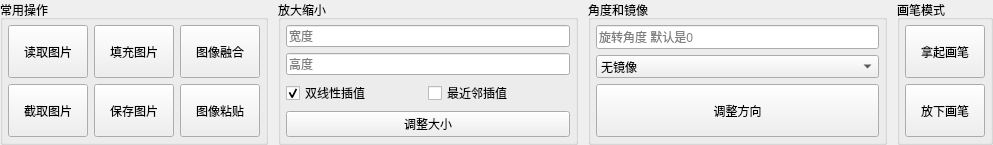
             <widget class="QWidget" name="scrollAreaWidgetContents">
              <property name="geometry">
               <rect>
                <x>0</x>
                <y>0</y>
                <width>993</width>
                <height>121</height>
               </rect>
              </property>
              <layout class="QHBoxLayout" name="horizontalLayout_12">
               <property name="spacing">
                <number>10</number>
               </property>
               <property name="leftMargin">
                <number>0</number>
               </property>
               <property name="topMargin">
                <number>0</number>
               </property>
               <property name="rightMargin">
                <number>0</number>
               </property>
               <property name="bottomMargin">
                <number>0</number>
               </property>
               <item>
                <widget class="QGroupBox" name="groupBox_11">
                 <property name="title">
                  <string>常用操作</string>
                 </property>
                 <layout class="QHBoxLayout" name="horizontalLayout_8">
                  <property name="leftMargin">
                   <number>5</number>
                  </property>
                  <property name="topMargin">
                   <number>5</number>
                  </property>
                  <property name="rightMargin">
                   <number>5</number>
                  </property>
                  <property name="bottomMargin">
                   <number>5</number>
                  </property>
                  <item>
                   <layout class="QGridLayout" name="gridLayout">
                    <item row="1" column="0">
                     <widget class="QPushButton" name="copyImgBtn">
                      <property name="sizePolicy">
                       <sizepolicy hsizetype="Preferred" vsizetype="Preferred">
                        <horstretch>0</horstretch>
                        <verstretch>0</verstretch>
                       </sizepolicy>
                      </property>
                      <property name="text">
                       <string>截取图片</string>
                      </property>
                     </widget>
                    </item>
                    <item row="1" column="1">
                     <widget class="QPushButton" name="saveImgBtn">
                      <property name="sizePolicy">
                       <sizepolicy hsizetype="Preferred" vsizetype="Preferred">
                        <horstretch>0</horstretch>
                        <verstretch>0</verstretch>
                       </sizepolicy>
                      </property>
                      <property name="text">
                       <string>保存图片</string>
                      </property>
                     </widget>
                    </item>
                    <item row="0" column="0">
                     <widget class="QPushButton" name="readImgBtn">
                      <property name="sizePolicy">
                       <sizepolicy hsizetype="Preferred" vsizetype="Preferred">
                        <horstretch>0</horstretch>
                        <verstretch>0</verstretch>
                       </sizepolicy>
                      </property>
                      <property name="text">
                       <string>读取图片</string>
                      </property>
                     </widget>
                    </item>
                    <item row="0" column="1">
                     <widget class="QPushButton" name="fillImgBtn">
                      <property name="sizePolicy">
                       <sizepolicy hsizetype="Preferred" vsizetype="Preferred">
                        <horstretch>0</horstretch>
                        <verstretch>0</verstretch>
                       </sizepolicy>
                      </property>
                      <property name="text">
                       <string>填充图片</string>
                      </property>
                     </widget>
                    </item>
                    <item row="0" column="2">
                     <widget class="QPushButton" name="pushButton">
                      <property name="sizePolicy">
                       <sizepolicy hsizetype="Preferred" vsizetype="Preferred">
                        <horstretch>0</horstretch>
                        <verstretch>0</verstretch>
                       </sizepolicy>
                      </property>
                      <property name="text">
                       <string>图像融合</string>
                      </property>
                     </widget>
                    </item>
                    <item row="1" column="2">
                     <widget class="QPushButton" name="pushButton_2">
                      <property name="sizePolicy">
                       <sizepolicy hsizetype="Preferred" vsizetype="Preferred">
                        <horstretch>0</horstretch>
                        <verstretch>0</verstretch>
                       </sizepolicy>
                      </property>
                      <property name="text">
                       <string>图像粘贴</string>
                      </property>
                     </widget>
                    </item>
                   </layout>
                  </item>
                 </layout>
                </widget>
               </item>
               <item>
                <widget class="QGroupBox" name="groupBox_10">
                 <property name="title">
                  <string>放大缩小</string>
                 </property>
                 <layout class="QVBoxLayout" name="verticalLayout_11">
                  <property name="leftMargin">
                   <number>5</number>
                  </property>
                  <property name="topMargin">
                   <number>5</number>
                  </property>
                  <property name="rightMargin">
                   <number>5</number>
                  </property>
                  <property name="bottomMargin">
                   <number>5</number>
                  </property>
                  <item>
                   <layout class="QVBoxLayout" name="verticalLayout">
                    <item>
                     <widget class="QLineEdit" name="widthEdit">
                      <property name="sizePolicy">
                       <sizepolicy hsizetype="Expanding" vsizetype="Preferred">
                        <horstretch>0</horstretch>
                        <verstretch>0</verstretch>
                       </sizepolicy>
                      </property>
                      <property name="placeholderText">
                       <string>宽度</string>
                      </property>
                     </widget>
                    </item>
                    <item>
                     <widget class="QLineEdit" name="heightEdit">
                      <property name="sizePolicy">
                       <sizepolicy hsizetype="Expanding" vsizetype="Preferred">
                        <horstretch>0</horstretch>
                        <verstretch>0</verstretch>
                       </sizepolicy>
                      </property>
                      <property name="placeholderText">
                       <string>高度</string>
                      </property>
                     </widget>
                    </item>
                    <item>
                     <widget class="QWidget" name="widget" native="true">
                      <property name="sizePolicy">
                       <sizepolicy hsizetype="Preferred" vsizetype="Fixed">
                        <horstretch>0</horstretch>
                        <verstretch>0</verstretch>
                       </sizepolicy>
                      </property>
                      <layout class="QHBoxLayout" name="horizontalLayout">
                       <property name="spacing">
                        <number>0</number>
                       </property>
                       <property name="leftMargin">
                        <number>0</number>
                       </property>
                       <property name="topMargin">
                        <number>0</number>
                       </property>
                       <property name="rightMargin">
                        <number>0</number>
                       </property>
                       <property name="bottomMargin">
                        <number>0</number>
                       </property>
                       <item>
                        <widget class="QCheckBox" name="checkBox">
                         <property name="text">
                          <string>双线性插值</string>
                         </property>
                         <property name="checked">
                          <bool>true</bool>
                         </property>
                         <property name="autoExclusive">
                          <bool>true</bool>
                         </property>
                        </widget>
                       </item>
                       <item>
                        <widget class="QCheckBox" name="checkBox_2">
                         <property name="text">
                          <string>最近邻插值</string>
                         </property>
                         <property name="autoExclusive">
                          <bool>true</bool>
                         </property>
                        </widget>
                       </item>
                      </layout>
                     </widget>
                    </item>
                   </layout>
                  </item>
                  <item>
                   <widget class="QPushButton" name="resizeImgBtn">
                    <property name="sizePolicy">
                     <sizepolicy hsizetype="Preferred" vsizetype="Preferred">
                      <horstretch>0</horstretch>
                      <verstretch>0</verstretch>
                     </sizepolicy>
                    </property>
                    <property name="text">
                     <string>调整大小</string>
                    </property>
                   </widget>
                  </item>
                 </layout>
                </widget>
               </item>
               <item>
                <widget class="QGroupBox" name="groupBox_9">
                 <property name="title">
                  <string>角度和镜像</string>
                 </property>
                 <layout class="QVBoxLayout" name="verticalLayout_10">
                  <property name="leftMargin">
                   <number>5</number>
                  </property>
                  <property name="topMargin">
                   <number>5</number>
                  </property>
                  <property name="rightMargin">
                   <number>5</number>
                  </property>
                  <property name="bottomMargin">
                   <number>5</number>
                  </property>
                  <item>
                   <layout class="QVBoxLayout" name="verticalLayout_7">
                    <item>
                     <widget class="QLineEdit" name="rotatationEdit">
                      <property name="sizePolicy">
                       <sizepolicy hsizetype="Expanding" vsizetype="Preferred">
                        <horstretch>0</horstretch>
                        <verstretch>0</verstretch>
                       </sizepolicy>
                      </property>
                      <property name="text">
                       <string/>
                      </property>
                      <property name="placeholderText">
                       <string>旋转角度 默认是0</string>
                      </property>
                     </widget>
                    </item>
                    <item>
                     <widget class="QComboBox" name="mirrorBox">
                      <property name="sizePolicy">
                       <sizepolicy hsizetype="Preferred" vsizetype="Preferred">
                        <horstretch>0</horstretch>
                        <verstretch>0</verstretch>
                       </sizepolicy>
                      </property>
                      <item>
                       <property name="text">
                        <string>无镜像</string>
                       </property>
                      </item>
                      <item>
                       <property name="text">
                        <string>左右镜像</string>
                       </property>
                      </item>
                      <item>
                       <property name="text">
                        <string>上下镜像</string>
                       </property>
                      </item>
                     </widget>
                    </item>
                   </layout>
                  </item>
                  <item>
                   <widget class="QPushButton" name="changeRotBtn">
                    <property name="sizePolicy">
                     <sizepolicy hsizetype="Preferred" vsizetype="Preferred">
                      <horstretch>0</horstretch>
                      <verstretch>0</verstretch>
                     </sizepolicy>
                    </property>
                    <property name="text">
                     <string>调整方向</string>
                    </property>
                   </widget>
                  </item>
                 </layout>
                </widget>
               </item>
               <item>
                <widget class="QGroupBox" name="groupBox_8">
                 <property name="title">
                  <string>画笔模式</string>
                 </property>
                 <layout class="QVBoxLayout" name="verticalLayout_9">
                  <property name="leftMargin">
                   <number>5</number>
                  </property>
                  <property name="topMargin">
                   <number>5</number>
                  </property>
                  <property name="rightMargin">
                   <number>5</number>
                  </property>
                  <property name="bottomMargin">
                   <number>5</number>
                  </property>
                  <item>
                   <widget class="QPushButton" name="penBtn">
                    <property name="sizePolicy">
                     <sizepolicy hsizetype="Minimum" vsizetype="Preferred">
                      <horstretch>0</horstretch>
                      <verstretch>0</verstretch>
                     </sizepolicy>
                    </property>
                    <property name="text">
                     <string>拿起画笔</string>
                    </property>
                   </widget>
                  </item>
                  <item>
                   <widget class="QPushButton" name="penUpBtn">
                    <property name="sizePolicy">
                     <sizepolicy hsizetype="Minimum" vsizetype="Preferred">
                      <horstretch>0</horstretch>
                      <verstretch>0</verstretch>
                     </sizepolicy>
                    </property>
                    <property name="text">
                     <string>放下画笔</string>
                    </property>
                   </widget>
                  </item>
                 </layout>
                </widget>
               </item>
              </layout>
             </widget>
